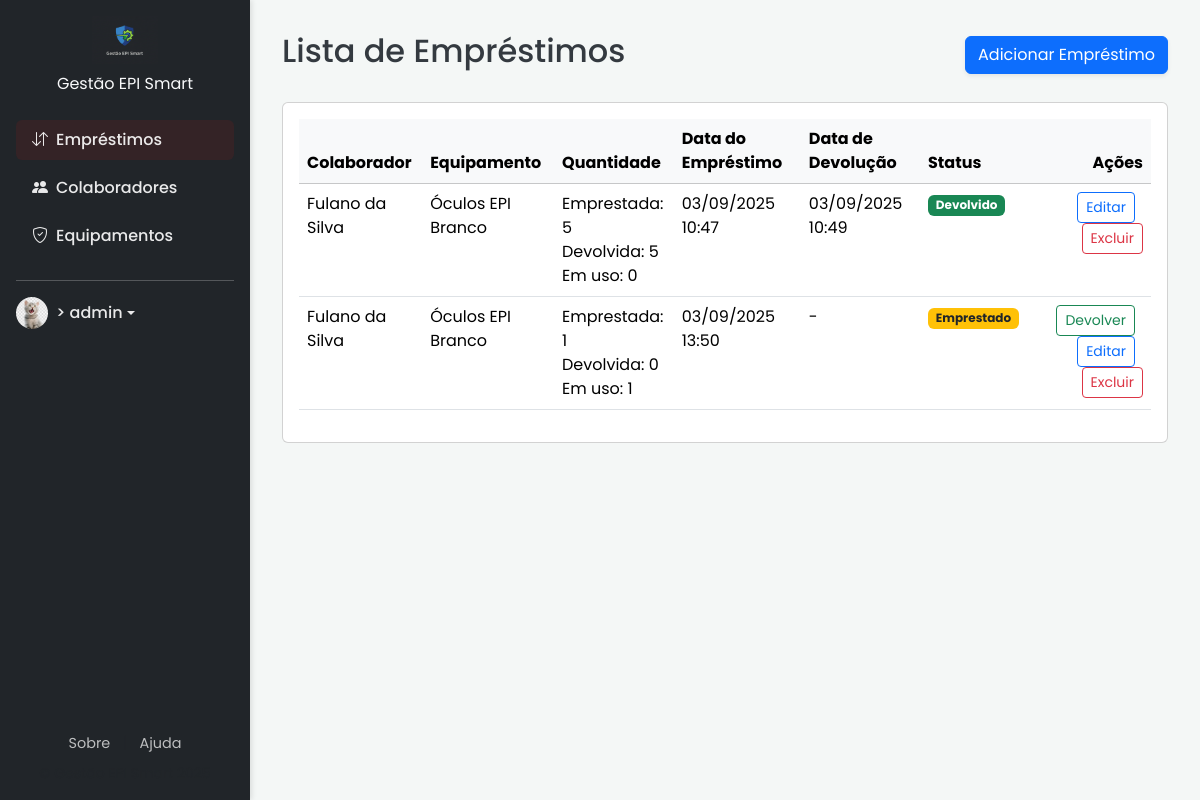
The app's page /emprestimos/ (signed in) with its own data.
### core/models.py (models this page shows, shortened)
class Emprestimo(models.Model):
    colaborador = models.ForeignKey(Colaborador, on_delete=models.CASCADE)
    equipamento = models.ForeignKey(Equipamento, on_delete=models.CASCADE)
    data_emprestimo = models.DateTimeField(default=timezone.now)
    data_devolucao = models.DateTimeField(null=True, blank=True)
    devolvido = models.BooleanField(default=False)
    quantidade_emprestada = models.PositiveIntegerField(default=0)
    quantidade_devolvida = models.PositiveIntegerField(default=0)

class Colaborador(models.Model):
    nome_completo = models.CharField(max_length=255)
    matricula = models.CharField(max_length=50, unique=True)
    funcao = models.CharField(max_length=100)
    data_admissao = models.DateField()

class Equipamento(models.Model):
    nome_epi = models.CharField(max_length=200)
    descricao = models.TextField(blank=True, null=True)
    quantidade_total = models.PositiveIntegerField(default=0)
    quantidade_disponivel = models.PositiveIntegerField(default=0)

### core/views.py (the view)
# urls.py: path('emprestimos/', views.emprestimo_list, name='emprestimo_list'),
@login_required
def emprestimo_list(request):
    emprestimos = Emprestimo.objects.all()
    for e in emprestimos:
        e.em_uso = e.quantidade_emprestada - e.quantidade_devolvida
    return render(request, 'core/emprestimo_list.html', {'emprestimos': emprestimos})

### core/templates/core/emprestimo_list.html (shortened to what this page needs)
{% extends 'base.html' %}
{% block content %}
  <div class="d-flex justify-content-between align-items-center mb-4">
    <h1 class="h2">Lista de Empréstimos</h1>
    <a href="{% url 'emprestimo_create' %}" class="btn btn-primary shadow-sm">Adicionar Empréstimo</a>
  </div>
  <div class="card">
    <div class="card-body">
      <div class="table-responsive">
        <table class="table table-hover">
          <thead class="table-light">
            <tr>
              <th scope="col">Colaborador</th>
              <th scope="col">Equipamento</th>
              <th scope="col">Quantidade</th>
              <th scope="col">Data do Empréstimo</th>
              <th scope="col">Data de Devolução</th>
              <th scope="col">Status</th>
              <th scope="col" class="text-end">Ações</th>
            </tr>
          </thead>
          <tbody>
            {% for emprestimo in emprestimos %}
              <tr>
                <td>{{ emprestimo.colaborador.nome_completo }}</td>
                <td>{{ emprestimo.equipamento.nome_epi }}</td>
                <td>
                  <div>Emprestada: {{ emprestimo.quantidade_emprestada }}</div>
                  <div>Devolvida: {{ emprestimo.quantidade_devolvida }}</div>
                  <div>Em uso: {{ emprestimo.em_uso }}</div>
                </td>
                <td>{{ emprestimo.data_emprestimo|date:"d/m/Y H:i" }}</td>
                <td>
                  {% if emprestimo.data_devolucao %}
                    {{ emprestimo.data_devolucao|date:"d/m/Y H:i" }}
                  {% else %}
                    -
                  {% endif %}
                </td>
                <td>
                  {% if emprestimo.devolvido %}
                      <span class="badge bg-success">Devolvido</span>
                  {% else %}
                      <span class="badge bg-warning text-dark">Emprestado</span>
                  {% endif %}
                </td>
                <td class="text-end">
                    {% if not emprestimo.devolvido and emprestimo.em_uso > 0 %}
            <a href="{% url 'emprestimo_devolucao' emprestimo.pk %}" class="btn btn-sm btn-outline-success me-2">Devolver</a>
          {% endif %}
                    <a href="{% url 'emprestimo_update' emprestimo.pk %}" class="btn btn-sm btn-outline-primary me-2">Editar</a>
                    <form action="{% url 'emprestimo_delete' emprestimo.pk %}" method="post" style="display: inline;">
                        <button type="submit" class="btn btn-sm btn-outline-danger">Excluir</button>
                    </form>
                </td>
              </tr>
            {% empty %}
              <tr>
                <td colspan="7" class="text-center py-5">Nenhum empréstimo cadastrado.</td>
              </tr>
            {% endfor %}
          </tbody>
        </table>
      </div>
    </div>
  </div>
{% endblock %}

### core/templates/base.html (shortened to what this page needs)
{% load static %}
<!DOCTYPE html>
<html lang="pt-br">
<head>
  <link href="https://cdn.jsdelivr.net/npm/bootstrap@5.3.3/dist/css/bootstrap.min.css" rel="stylesheet">
  <link rel="stylesheet" href="https://cdn.jsdelivr.net/npm/bootstrap-icons@1.11.3/font/bootstrap-icons.min.css">
</head>
<body>
  <nav class="sidebar">
    <div> {% if user.is_authenticated %}
      <div class="text-center mb-4">
        <a href="{% url 'home' %}" class="text-decoration-none">
          <img src="{% static 'images/Logo_rodape.png' %}" alt="Gestão EPI Smart Logo" style="height: 48px;">
          <span class="d-block text-light mt-2">Gestão EPI Smart</span>
        </a>
      </div>
      <ul class="nav flex-column">
        <li class="nav-item">
          <a class="nav-link {% if 'emprestimo' in request.resolver_match.view_name %}active{% endif %}" href="{% url 'emprestimo_list' %}">
            <i class="bi bi-arrow-down-up me-2"></i>Empréstimos
          </a>
        </li>
        <li class="nav-item">
          <a class="nav-link {% if 'colaborador' in request.resolver_match.view_name %}active{% endif %}" href="{% url 'colaborador_list' %}">
            <i class="bi bi-people-fill me-2"></i>Colaboradores
          </a>
        </li>
        <li class="nav-item">
          <a class="nav-link {% if 'equipamento' in request.resolver_match.view_name %}active{% endif %}" href="{% url 'equipamento_list' %}">
            <i class="bi bi-shield-check me-2"></i>Equipamentos
          </a>
        </li>
      </ul>
      <hr>
      <div class="dropdown">
        <a class="nav-link dropdown-toggle d-flex align-items-center" href="#" role="button" data-bs-toggle="dropdown" aria-expanded="false">
          {% if user.profile.profile_picture %}
            <img src="{{ user.profile.profile_picture.url }}" alt="Foto de Perfil" class="rounded-circle me-2" style="width:32px; height:32px; object-fit:cover;">
          {% else %}
            <img src="{% static 'images/thiago.jpg' %}" alt="Foto de Perfil" class="rounded-circle me-2" style="width:32px; height:32px; object-fit:cover;">>
          {% endif %}
          {{ user.username }}
        </a>
      </div>
      {% endif %}
    </div>
    <div class="sidebar-footer">
        <div class="text-center">
            <a href="{% url 'sobre' %}" class="footer-link">Sobre</a>
            <span class="mx-2 text-muted">|</span>
            <a href="{% url 'ajuda' %}" class="footer-link">Ajuda</a>
            <small class="d-block text-muted mt-2">&copy; Gestão EPI Smart 2025</small>
        </div>
    </div>
  </nav>
  <main class="content-wrapper">
    {% block content %}{% endblock %}
  </main>
</body>
</html>

### core/templates/base.html (style rules this page uses)
:root { --primary-color: #0d6efd; --secondary-color: #6c757d; --background-color: #f4f7f6; --text-color: #343a40; --card-bg: #ffffff; --navbar-bg: #212529; }
body { font-family: 'Poppins', sans-serif; background-color: var(--background-color); color: var(--text-color); display: flex; min-height: 100vh; font-size: 1rem; }
.sidebar { width: 250px; background-color: var(--navbar-bg); color: rgba(255, 255, 255, 0.9); position: fixed; top: 0; bottom: 0; left: 0; padding: 1rem; box-shadow: 2px 0 5px rgba(0, 0, 0, 0.1); display: flex; flex-direction: column; }
.sidebar .nav-link { color: rgba(255, 255, 255, 0.9); font-weight: 500; margin-bottom: 0.5rem; }
.sidebar .nav-link.active { background-color: rgba(158, 25, 25, 0.15); border-radius: 0.375rem; }
.content-wrapper { margin-left: 250px; flex: 1; padding: 2rem; display: flex; flex-direction: column; }
.sidebar-footer { margin-top: auto; padding-top: 1rem; }
.footer-link { color: rgba(255, 255, 255, 0.7); text-decoration: none; font-size: 0.9rem; }

### records on screen
Emprestimo: colaborador.nome_completo "Fulano da Silva", equipamento.nome_epi "Óculos EPI Branco", quantidade_emprestada "5", quantidade_devolvida "5", em_uso "0", data_emprestimo "03/09/2025 10:47", data_devolucao "03/09/2025 10:49", devolvido "Devolvido"
Emprestimo: colaborador.nome_completo "Fulano da Silva", equipamento.nome_epi "Óculos EPI Branco", quantidade_emprestada "1", quantidade_devolvida "0", em_uso "1", data_emprestimo "03/09/2025 13:50", devolvido "Emprestado"

### other values on screen
{{ user.username }} "admin"
